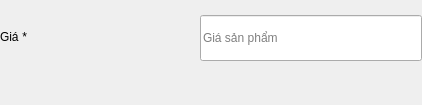
                            <widget class="QWidget" name="confirmContainer" native="true">
                             <property name="minimumSize">
                              <size>
                               <width>0</width>
                               <height>105</height>
                              </size>
                             </property>
                             <layout class="QHBoxLayout" name="horizontalLayout_18">
                              <property name="spacing">
                               <number>0</number>
                              </property>
                              <property name="leftMargin">
                               <number>0</number>
                              </property>
                              <property name="topMargin">
                               <number>0</number>
                              </property>
                              <property name="rightMargin">
                               <number>0</number>
                              </property>
                              <property name="bottomMargin">
                               <number>0</number>
                              </property>
                              <item>
                               <layout class="QHBoxLayout" name="horizontalLayout_17">
                                <property name="spacing">
                                 <number>0</number>
                                </property>
                                <property name="topMargin">
                                 <number>0</number>
                                </property>
                                <item alignment="Qt::AlignTop">
                                 <widget class="QWidget" name="widget_5" native="true">
                                  <property name="minimumSize">
                                   <size>
                                    <width>200</width>
                                    <height>0</height>
                                   </size>
                                  </property>
                                  <property name="maximumSize">
                                   <size>
                                    <width>200</width>
                                    <height>16777215</height>
                                   </size>
                                  </property>
                                  <layout class="QHBoxLayout" name="horizontalLayout_5">
                                   <property name="spacing">
                                    <number>0</number>
                                   </property>
                                   <property name="leftMargin">
                                    <number>0</number>
                                   </property>
                                   <property name="topMargin">
                                    <number>30</number>
                                   </property>
                                   <property name="rightMargin">
                                    <number>0</number>
                                   </property>
                                   <property name="bottomMargin">
                                    <number>0</number>
                                   </property>
                                   <item>
                                    <widget class="QLabel" name="label_7">
                                     <property name="text">
                                      <string>Giá</string>
                                     </property>
                                    </widget>
                                   </item>
                                   <item>
                                    <widget class="QLabel" name="label_required_4">
                                     <property name="sizePolicy">
                                      <sizepolicy hsizetype="Expanding" vsizetype="Preferred">
                                       <horstretch>0</horstretch>
                                       <verstretch>0</verstretch>
                                      </sizepolicy>
                                     </property>
                                     <property name="text">
                                      <string> *</string>
                                     </property>
                                    </widget>
                                   </item>
                                  </layout>
                                 </widget>
                                </item>
                                <item alignment="Qt::AlignTop">
                                 <widget class="QWidget" name="formInput_3" native="true">
                                  <property name="maximumSize">
                                   <size>
                                    <width>16777215</width>
                                    <height>16777215</height>
                                   </size>
                                  </property>
                                  <layout class="QVBoxLayout" name="verticalLayout_15">
                                   <property name="spacing">
                                    <number>0</number>
                                   </property>
                                   <property name="leftMargin">
                                    <number>0</number>
                                   </property>
                                   <property name="topMargin">
                                    <number>15</number>
                                   </property>
                                   <property name="rightMargin">
                                    <number>0</number>
                                   </property>
                                   <property name="bottomMargin">
                                    <number>0</number>
                                   </property>
                                   <item>
                                    <widget class="QLineEdit" name="price_le">
                                     <property name="minimumSize">
                                      <size>
                                       <width>222</width>
                                       <height>46</height>
                                      </size>
                                     </property>
                                     <property name="maximumSize">
                                      <size>
                                       <width>16777215</width>
                                       <height>16777215</height>
                                      </size>
                                     </property>
                                     <property name="inputMethodHints">
                                      <set>Qt::ImhDate</set>
                                     </property>
                                     <property name="text">
                                      <string/>
                                     </property>
                                     <property name="echoMode">
                                      <enum>QLineEdit::Normal</enum>
                                     </property>
                                     <property name="placeholderText">
                                      <string>Giá sản phẩm</string>
                                     </property>
                                     <property name="clearButtonEnabled">
                                      <bool>true</bool>
                                     </property>
                                    </widget>
                                   </item>
                                   <item alignment="Qt::AlignTop">
                                    <widget class="QLabel" name="error_price">
                                     <property name="text">
                                      <string/>
                                     </property>
                                     <property name="alignment">
                                      <set>Qt::AlignLeading|Qt::AlignLeft|Qt::AlignTop</set>
                                     </property>
                                     <property name="margin">
                                      <number>0</number>
                                     </property>
                                    </widget>
                                   </item>
                                  </layout>
                                 </widget>
                                </item>
                               </layout>
                              </item>
                             </layout>
                            </widget>
